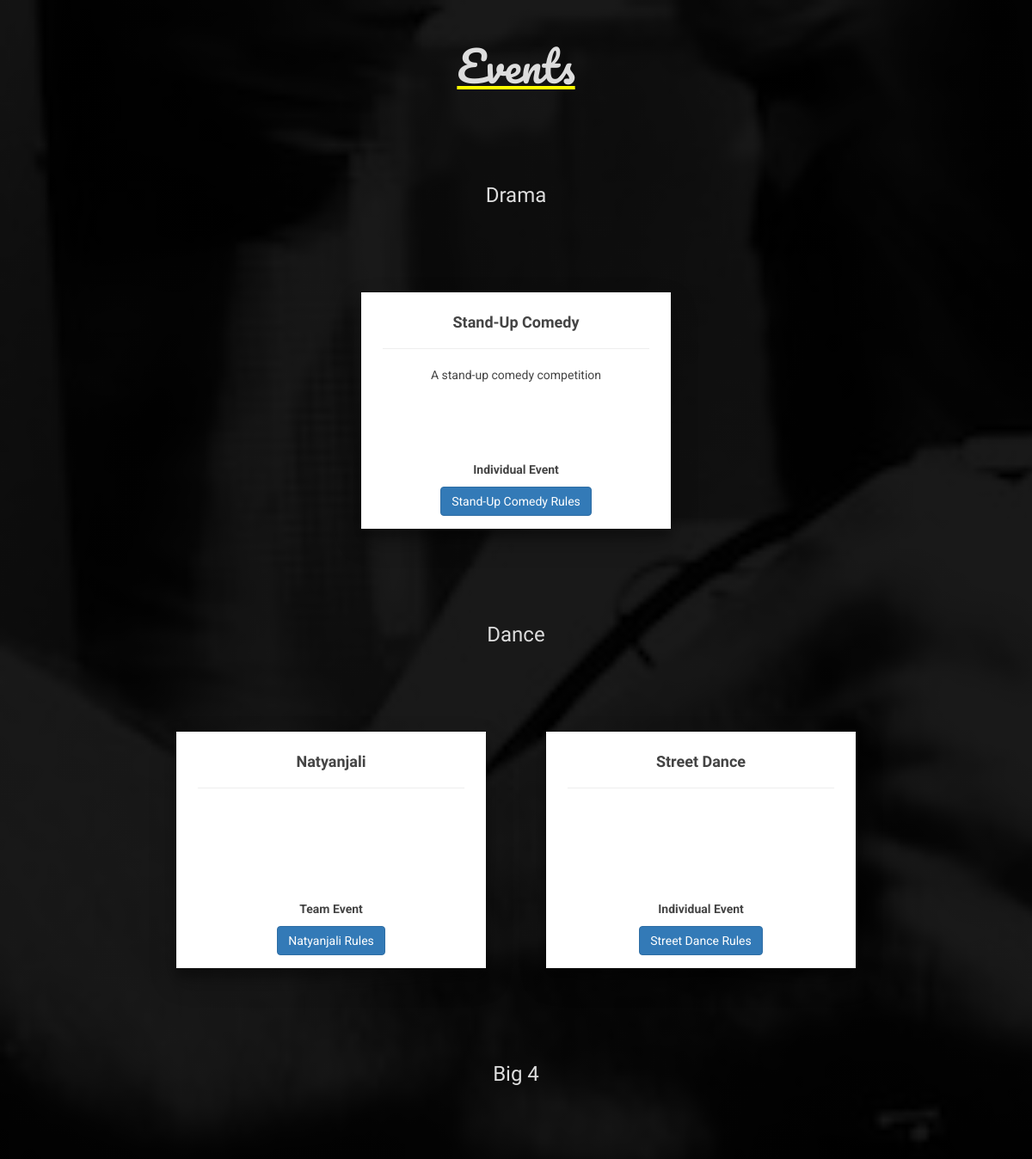
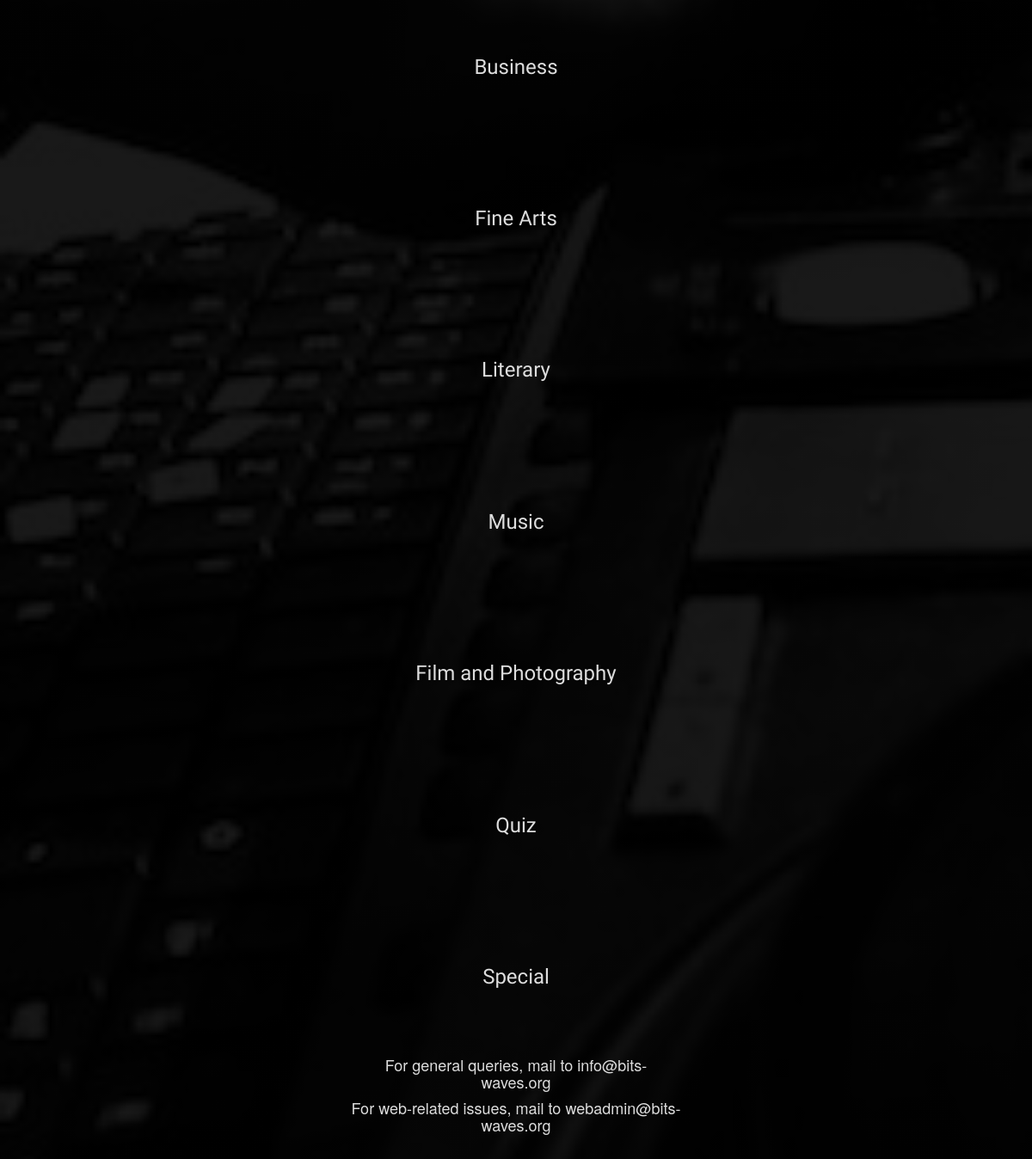
Screenshot of /events/ with the database file from the repository (2 pictures, top to bottom).
### events/models.py (models this page shows, shortened)
class Event(models.Model):
    eventName = models.CharField(max_length=100)
    eventDate = models.DateTimeField(blank=True, null=True)
    eventRules = models.FileField(upload_to = "adminuploads/events/rules/" , blank=True, null=True)
    eventpic = models.ImageField(upload_to = "adminuploads/events/pics/" ,blank=True, null=True)
    event_desc = models.TextField(blank=True, null=True)
    event_type = models.CharField(max_length=1, choices=EVENT_TYPES)
    event_category = models.CharField(max_length=50, choices = CATEGORY, default='')

### events/views.py (the view)
# urls.py: url(r'^events/individual/([0-9]+)$','events.views.Ind_Events_Reg', name='indeventsreg'),
def events(request):
	cat = []
	for i in CATEGORY:
		cat.append(i[0])
		cat_open = Event.objects.filter(event_category = i[0])
		event_props = []
		for j in cat_open:
			event_prop = {}
			event_prop["name"] = j.eventName
			event_prop["date"] = j.eventDate
			event_prop["rules"] = j.eventRules
			event_prop["pic"] = j.eventpic
			event_prop["desc"] = j.event_desc
			event_prop["type"] = j.event_type
			event_props.append(event_prop)
		cat_names[i[0]] = event_props
	context = {
		"category" : cat,
		"cat":cat_names
	}
	if request.user.is_authenticated():
		username = request.user.username
		context["username"] = username
	return render(request, "front_events.html",context)

### events/views.py (called while the page is built)
@register.filter
def get_item(dictionary, key):
	return dictionary.get(key)

@register.filter
def fullf(eventtype):
	return 'Team' if eventtype == 'T' else 'Individual'

@register.filter
def checkoffset(catlist, catitem):
	if len(catlist)%2 and catlist.index(catitem)==0:
		return True
	else:
		return False

### templates/front_events.html (shortened to what this page needs)
{% load staticfiles %}
<!DOCTYPE html>
<html>
<head>
    <link href="{% static 'css/bootstrap.min.css' %}" rel="stylesheet">
</head>
<body class="container-fluid">
<div class = "row vcenter">
<h1>Events</h1>
<br>
{% for i in category %}
<div class = "row">
<div class='col-sm-6 col-sm-offset-3' style="text-align: center;">
 <br><br><br>
      <h3 style = "font-family: Raleway"> {{ i }} </h3>
    <br><br><br>
</div>
</div>
<div class = "row">
{% with catget=cat|get_item:i %}
{% for j in catget %}
<div class='col-sm-6 {% if catget|checkoffset:j %} col-sm-offset-3 {% endif %}' style="text-align: center;">
<div class="eventcard card-1">
    <h4 style = "font-family: Raleway"><b>{{ j.name }}</b></h4>
    <hr>
    <p class="eventdesc"> {{ j.desc }} </p>
    <p><b> {{ j.type|fullf }} Event</b></p>
    <a href="/media/{{ j.rules }}" target="_blank"><button class = "btn btn-primary">{{ j.name }} Rules</button></a>
</div>
</div>
{% endfor %}
{% endwith %}
</div>
{% endfor %}
<div class='col-sm-6 col-sm-offset-3' style="text-align: center;">
<h4>For general queries, mail to info@bits-waves.org</h4>
<h4>For web-related issues, mail to webadmin@bits-waves.org</h4>
</div>
</div>
</body>
</html>

### rows the page displays
Event: name "Stand-Up Comedy", desc "A stand-up comedy competition", name "Stand-Up Comedy"
Event: name "Natyanjali", name "Natyanjali"
Event: name "Street Dance", name "Street Dance"

### other values shown
{{ i }} "Drama" "Dance" "Big 4" "Business" "Fine Arts" "Literary" "Music" "Film and Photography" "Quiz" "Special"
{{ j.type|fullf }} "Individual" "Team" "Individual"
